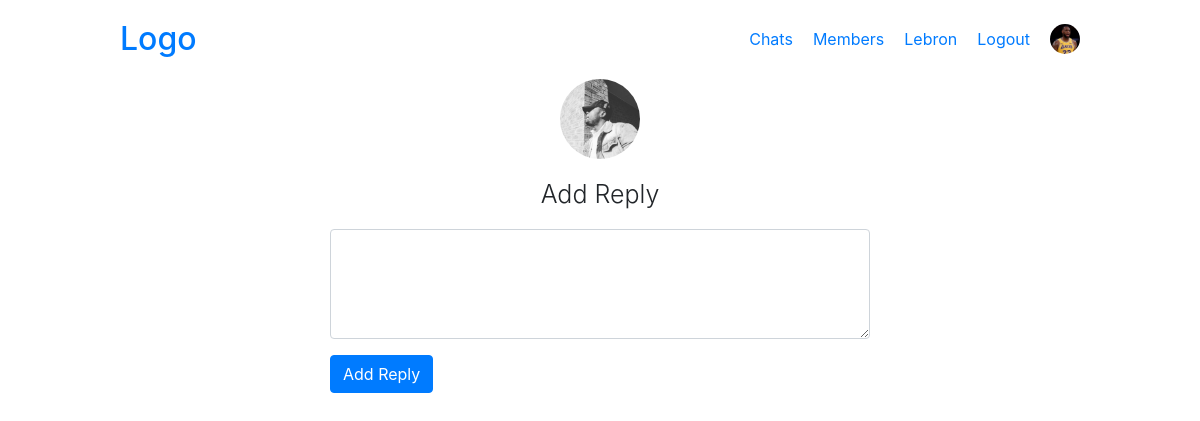
Screenshot of /view_conversation.php?con_id=42 (signed in) with the database file from the repository.
### tables this page shows
CREATE TABLE `users` (
  `id` int(11) NOT NULL,
  `first_name` varchar(256) NOT NULL,
  `last_name` varchar(256) NOT NULL,
  `username` varchar(256) NOT NULL,
  `password` varchar(256) NOT NULL,
  `profile_pic` varchar(256) NOT NULL,
  `created_on` datetime NOT NULL
);

### classes/db.php (called while the page is built, shortened)
<?php
class Db {
	private static $instance = null;
	private $pdo,
	$stmt,
	$result,
	$error = false,
	$count = 0;
	private function __construct() {
		$this->pdo = new PDO("mysql:host=localhost;dbname=chat_system", 'root', 'root');
	}
	public static function get_instance() {
		if(!isset(self::$instance)) {
			self::$instance = new Db;
		}
		return self::$instance;
	}
	public function query($sql, $fields = array()) {
		$this->error = false;
		if($this->stmt = $this->pdo->prepare($sql)) {
			if($fields) {
				$counter = 1;
				foreach($fields as $field) {
					$this->stmt->bindValue($counter, $field);
					$counter +=1;
				}
			}
			if($this->stmt->execute()) {
				$this->result = $this->stmt->fetchAll(PDO::FETCH_OBJ);
				$this->count = $this->stmt->rowCount();
			} else {
				$this->error = true;
			}
		} else {
			$this->error = true;
		}
		return $this;
	}
	public function action($action, $table, $where = array()) {
		$sql = "{$action} from {$table}";
		if($where && count($where) === 3) {
			$field = $where[0];
			$condition = $where[1];
			$value = $where[2];
			$sql .= " where {$field} {$condition} ?";
			if(!$this->query($sql, array($value))->error()) {
				return $this;
			}
		} else if(!$where) {
			if(!$this->query($sql)->error()) {
				return $this;
			}
		}
		return $this;
	}
	public function get($table, $where = array()) {
		$action = "select *";
		return $this->action($action, $table, $where);
	}
		public function error() {
			return $this->error;
		}
		public function count() {
			return $this->count;
		}
		public function result() {
			return $this->result;
		}
		public function first() {
			return $this->result[0];
		}
	}

### classes/config.php (called while the page is built)
<?php
	class Config {
		public static function get($path) {
			$path = explode('/', $path);
			$config = $GLOBALS['config'];
			foreach($path as $bit) {
				if(isset($config[$bit])) {
					$config  = $config[$bit];
				}
			}
			return $config;
		}
	}

### classes/user.php (called while the page is built, shortened)
<?php
	class User {
		private $db = null,
				$session_name = null,
				$logged_in = false,
				$data = array();
		public function __construct($user = false) {
			$this->db = db::get_instance();
			$this->session_name = config::get('session/session_name');
			if(!$user) {
				if(session::exist($this->session_name)) {
					$user = session::get($this->session_name);
					if($this->find($user)) {
						$this->logged_in = true;
					}
				}
			} else {
				$this->find($user);
			}
		}
		public function find($user) {
			$field = (is_numeric($user)) ? 'id':'username';
			$check = $this->db->get('users', array($field, '=', $user));
			if($check->count()) {
				$this->data = $check->first();
				return true;
			}
			return false;
		}
		public function data() {
			return $this->data;
		}
		public function logged_in() {
			return $this->logged_in;
		}
		public function exist() {
			return (!empty($this->data)) ? true : false;
		}
	}

### classes/session.php (called while the page is built, shortened)
<?php
	class Session {
		public static function exist($name) {
			return (isset($_SESSION[$name])) ? true : false;
		}
		public static function get($name) {
			return $_SESSION[$name];
		}
	}

### classes/conversation.php (called while the page is built, shortened)
<?php
class Conversation {
	private $db = null,
	$conversation_id,
	$data = array(),
	$session_name = null;
	public function __construct($user = null) {
		$this->db = db::get_instance();
		$this->session_name = config::get("session/session_name");
		if(!$user) {
			if(session::exist($this->session_name)) {
				$user = session::get($this->session_name);
				$this->data = $this->get_conversation($user);
			}
		}
	}
	public function get_conversation($user = null) {
		$sql = "select
		conversations.id as con_id,
		max(messages.id) as message_id,
		max(messages.created_on) as created_on
		from conversations
		inner join messages
		on conversations.id = messages.conversation_id
		inner join conversation_members
		on conversations.id = conversation_members.conversation_id
		where conversations.user_one = ? or conversations.user_two = ?
		group by conversations.id
		";
		$fields = array(
			'user_one' => $user,
			'user_two' => $user
		);
		$query = $this->db->query($sql, $fields);
		if($query->count()) {
			return($query->result());
		}
		return false;
	}
	public function get_con_members($con_id) {
		$sql = "select user_one, user_two from conversations
		where id = ?
		";
		$fields = array(
			'id' => $con_id
		);
		$members = $this->db->query($sql, $fields);
		if($members->count()) {
			return($members->first());
		}
		return false;
	}
}

### view_conversation.php (the view, shortened to what this page needs)
<?php
require_once "header.php";
$conversation =  new Conversation;
$con_id = input::get('con_id');
$con_member = $conversation->get_con_members($con_id);
$user_one  = $con_member->user_one;
$user_two = $con_member->user_two;
if(session::get('user') != $user_one) {
	$person_id = $user_one;
}
else if(session::get('user') != $user_two) {
	$person_id = $user_two;
}
$member = new User($person_id);
$person_pic = $member->data()->profile_pic;
?>
<div class="container">
	<div class="con-head" style="background-image: url(uploads/<?php echo $person_pic; ?>)"></div>
	<h1 class="sub-title text-center">Add Reply</h1>
	<div class="row">
			<div class="col-md-6 offset-md-3">
				<form action="" method='post'>
					<div class="form-group">
						<textarea name="content" id="" cols="30" rows="4" class="form-control"></textarea>
					</div>
					<button class="btn btn-primary" type="submit" name="reply_submit">Add Reply</button>
				</form>
			</div>
	</div>
</div>

### header.php (shortened to what this page needs)
<?php
$user = new User();
if($user->logged_in()) {
$profile_pic = $user->data()->profile_pic;
}
?>
<!DOCTYPE html>
<html lang="en">
<head>
	<link rel="stylesheet" href="css/bootstrap.min.css">
	<link rel="stylesheet" href="css/styles.css">
</head>
<body>
	<header>
		<div class="header-wrapper">
			<h1 class="logo"><a href="index.php">Logo</a></h1>
			<nav>
				<?php
				if($user->logged_in()) {
					$user_id = $user->data()->id;
					$username = $user->data()->username;
					?>
					<a href="messages.php">Chats <span id="unread"></span></a>
					<a href="members.php">Members</a>
					<a href="profile.php?user_id=<?php echo $user_id; ?>" style="text-transform: capitalize;"><?php echo $username; ?></a>
					<a href="logout.php">Logout</a>
					<a href="profile.php?user_id=<?php echo session::get('user'); ?>" class="user-face" style="background-image: url(uploads/<?php echo $profile_pic; ?>)"></a>
					<?php
				} else {
					?>
					<a href="login.php">Login</a>
					<a href="register.php">Register</a>
					<?php
				}
				?>
			</nav>
		</div>
	</header>
	<?php
	include("info_messages.php");
	?>

### css/styles.css (style rules this page uses)
html { line-height: 1.15; -webkit-text-size-adjust: 100%; }
body { margin: 0; }
h1 { font-size: 2em; margin: 0.67em 0; }
a { background-color: transparent; }
button, input, optgroup, select, textarea { font-family: inherit; font-size: 100%; line-height: 1.15; margin: 0; }
button, input { overflow: visible; }
button, select { text-transform: none; }
button, [type="button"], [type="reset"], [type="submit"] { -webkit-appearance: button; }
textarea { overflow: auto; }
* { box-sizing: border-box; }
h1, h2, h3, h4, h5, h6, p { margin: 0; padding: 0; }
.sub-title { margin-bottom: 20px; font-size: 25px; font-weight: 300; }
.header-wrapper { width: 960px; max-width: 90%; margin: 0 auto; display: flex; justify-content: space-between; align-items: center; padding: 20px 0px; }
.header-wrapper nav { display: flex; align-items: center; }
.header-wrapper nav a { margin-left: 20px; }
.header-wrapper nav .user-face { display: inline-block; width: 30px; height: 30px; border-radius: 50%; background-size: cover; background-position: center; }
.con-head { width: 80px; height: 80px; background-size: cover; background-position: center; margin: 0 auto 20px; border-radius: 50%; }

### rows the page displays
users: username "Lebron", profile_pic (picture)
users: profile_pic (picture)
